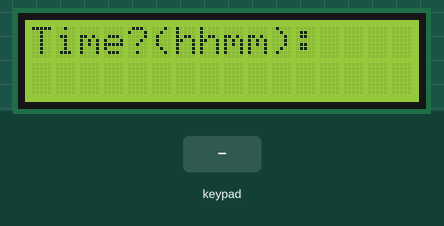
Bench run of a sketch on a simulated Arduino Uno, built with avr-gcc and run on an emulated ATmega328P. Parts: 16×2 character LCD. Inputs (shaded band) come from the test bench. What the sketch prints to the serial monitor is not drawn.

Above: at 2.2 s.
2.3 s: key '*' pressed
At 3.7 s:
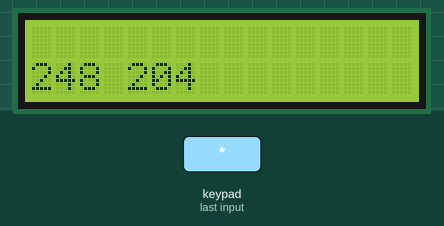
At 4.5 s:
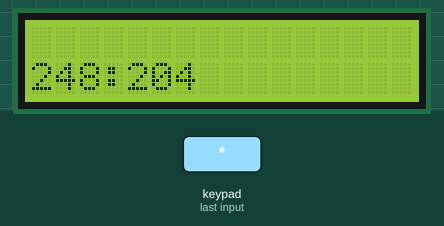
Timing chart, 0 to 6.0 s (numbered marks = the images above; inputs shaded):
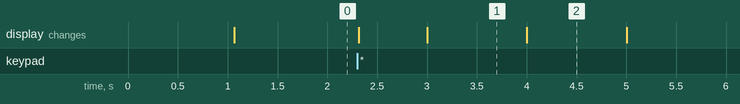

The sketch:

Digiclock.ino
```cpp
#include <LiquidCrystal.h>
//#include <Key.h>
#include <Keypad.h>

LiquidCrystal lcd(A0, A1, A2, A3, A4, A5);
const byte ROWS = 4; // Four rows

const byte COLS = 3; // Three columns

 int n = 0;

char number[6] = {};
bool dispclkflag;
// Define the Keymap

char keys[ROWS][COLS] = {

  {'1','2','3'},

  {'4','5','6'},

  {'7','8','9'},

  {'*','0','#'}

};

byte rowPins[ROWS] = { 8, 7, 6, 5 };
byte colPins[COLS] = { 4, 3, 2 };

//  Create the Keypad

Keypad kpd = Keypad( makeKeymap(keys), rowPins, colPins, ROWS, COLS );

void setup() {
  Serial.begin(9600);
  delay(1000);
  lcd.begin(16, 2);
  lcd.setCursor(0,0);
  lcd.print("Time?(hhmm):");
  dispclkflag = false;
//  lcd.print("May, 5, 2018"); // print out the date
}
  //thhis is a list of int variables used in this clock program
long s=0;
long sec=0;
long hrs=0;
long minutes=0;
long initialHours = 00;//variable to initiate hours
long initialMins = 0;//variable to initiate minutes
long initialSecs = 00;//variable to initiate seconds
long minute=0;
long hr=0;

int getHr()
{
  hr = ((number[0]-'0')*10) + (number[1]-'0');
  return hr;
}
int getMin()
{
  minute = (number[2]-'0')*10 + (number[3]-'0');
  return minute;
}
//this method is for seconds
int seconds()
{
    s = initialHours*3600;
    s = s+(initialMins*60);
    s = s+initialSecs;
    s = s+(millis()/1000);
    return s;
}
//this method is for hours
int hours()
{
    hrs = seconds();
    if(initialHours>9)
    {
      hrs = hrs+65536;
    }
    hrs = hrs/3600;
    hrs = hrs%24;
    return hrs;
}
//this method is for minutes
int mins()
{
    minutes = seconds();
    if(initialHours>9)
    {
      minutes = minutes+65536;
    }
    minutes = minutes/60;
    minutes = minutes%60;
    return minutes;
}

int secs()
{
    sec = seconds();
    if(initialHours>9)
    {
      sec = sec+65536;
    }
    sec = sec%60;
    return sec;
}
//this loop will conintue to keep looping so that the time can go as follows
void loop(){
  if( dispclkflag == false){
  char key = kpd.waitForKey(); //storing pressed key value in a char
 if (key != NO_KEY)

  {
        Serial.println(key);
        // set the cursor to column 0, line 1
        // (note: line 1 is the second row, since counting begins with 0):
        lcd.setCursor(n, 1);
        // print the number of seconds since reset:
        if(key == '#' && n != 0){
          n--;
          lcd.setCursor(n, 1);
          lcd.print(' ');
          number[n] = ' ';
          Serial.println(number);
        }
        else if (key != '#' && key != '*' && n!=7) {
           lcd.print(key);
           number[n] = key;
           n++;
           Serial.println(number);
        }
        else if(key == '*'){
           initialHours = getHr();
           initialMins = getMin();
           if((initialHours<=24)&&(initialMins<=60))
           {
           dispclkflag = true;
           lcd.clear();
           }
           else
           {
            lcd.clear();
            lcd.setCursor(0,0);
            lcd.print("Incorrect Time");
            lcd.setCursor(0,1);
            lcd.print("Please reset");

           }
        }

    }
  }
if( dispclkflag == true){
    digitalClockDisplay();
}

}
void printDigits(byte digits){
    if(digits < 10)
        lcd.print('0');
    lcd.print(digits);
}
char sep()
{
    s = millis()/1000;
    if(s%2==0)
    {
        lcd.print(":");
    }
    else {
        lcd.print(" ");
    }
}
void digitalClockDisplay(){
    lcd.setCursor(0,1);
    printDigits(hours());
    sep();
    printDigits(mins());
   // sep();
   // printDigits(secs());
}
```

Measured:
- after the input at 2.3 s, the display: first changes at once (image 1 shows a later state)
- what the display in image 1 shows lasts 1.0 s, from 3.0 s to 4.0 s
